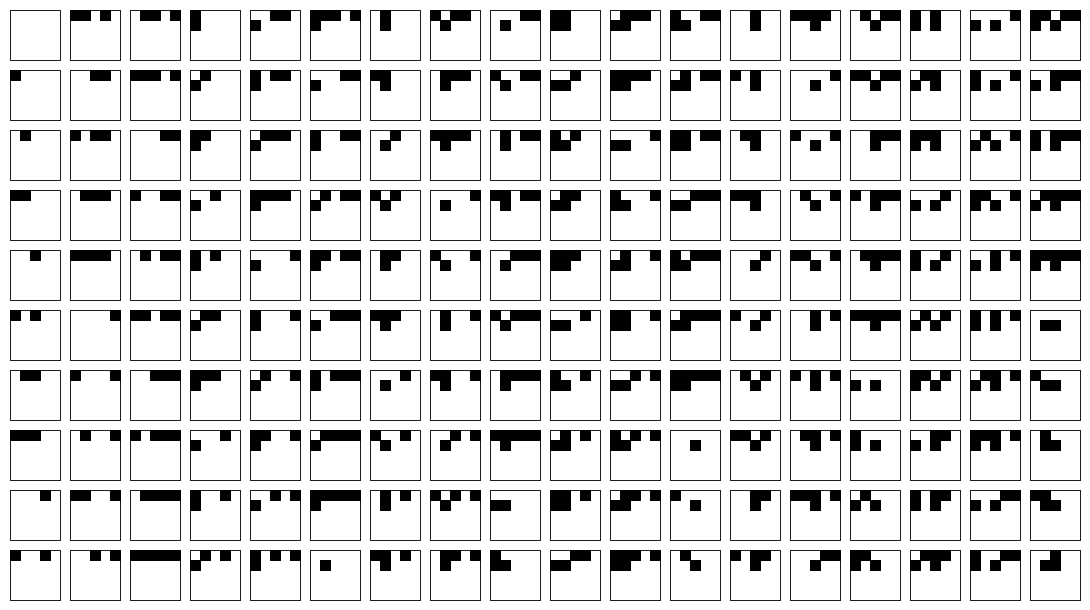
Frame 1 (no input)
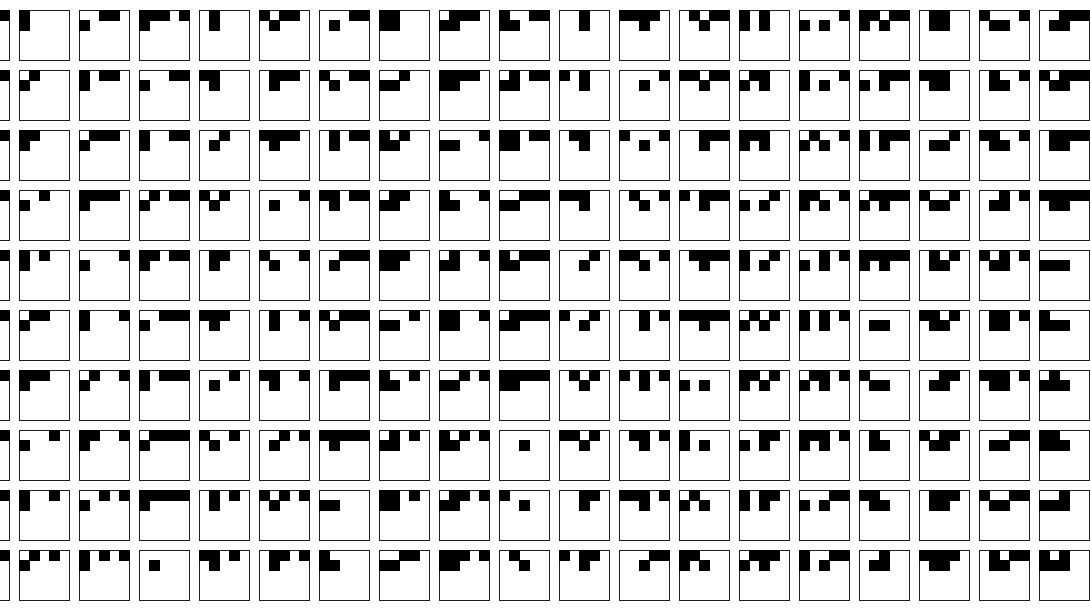
Frame 60 (the mouse pressed at the canvas centre just before this capture)
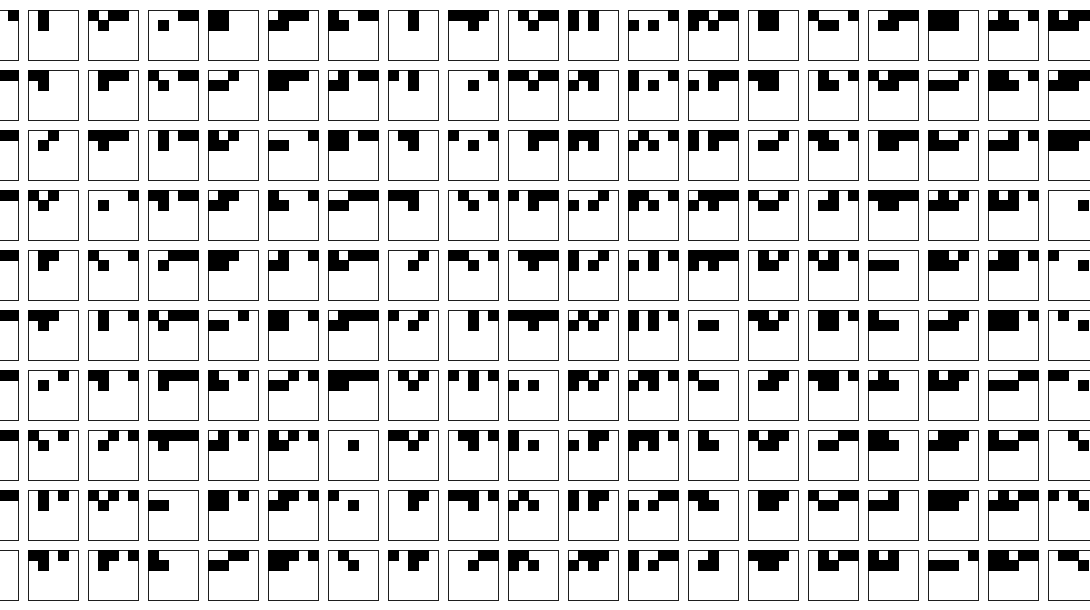
Frame 120 (the mouse held since frame 60 and released just before this capture)

The Processing sketch that drew these frames (run headless with seeded random() and noise(); from frame 60 on, the mouse is pressed at the canvas centre):

// Processing sketch: processing_117679
// ── processing_117679.pde

int tailleCarre = 50 ;
int nbCarre = 5;
int countMax;
int num = 0;
int xDecalage = 3, posX = 0;
int dimX , dimY;
int marge = 10;

void setup()
{
  size(1090,610);
  smooth();
  background(255);
  //nombre de carres par lignes et par colonnes
  dimX = (width-marge) / (tailleCarre + marge);
  dimY = (height-marge) / (tailleCarre + marge);
  countMax = int(pow(2,nbCarre*nbCarre));
}

void draw()
{
  background(255);
  int n = num;
  for(int i = 0; i < dimX+1; i++)
    for(int j = 0; j < dimY+1; j ++)
    {
      fill(255);
      stroke(30);
      rect(i*(tailleCarre+marge)+ marge + posX,j*(tailleCarre+marge)+marge,tailleCarre, tailleCarre);
      Carre c = new Carre(n,5);
      c.draw(tailleCarre,(i*tailleCarre)+(i+1)*marge+posX,(j*tailleCarre)+(j+1)*marge);
      n++;
    }
    
   posX = posX - xDecalage;
   if(abs(posX) > tailleCarre+marge+1)
   {
     num = num + dimY + 1  ; 
     if(num > countMax)
       num = 0 ; //:D
     posX = 0 ;
   }
     
   
}
class Carre
{
  int dim;
  int numCarre;
  int[][] matrice;
 
  Carre(int numCarre, int _dim)
  {
    dim = _dim;
    
    matrice = new int [dim][dim];
    for(int i=0; i <dim; i++)
      for(int j=0; j < dim; j++)
        matrice[i][j] = 0 ;
        
    int num = numCarre ;
    int i = 0, j=0;
    
    while(num > 0)
    {
      
      if(num%2 == 1)
      {
        matrice[i][j] = 1 ;
      }
      else
      {
        matrice[i][j] = 0 ;
      }
      
      num = int(num / 2) ;
      //println("Num: " + num);
      i = i + 1 ;
      if(i==dim)
      {
        j = j + 1 ;
        i = 0;
        if(j > dim)
          break;
      }     
    }
  }
  
  void draw(int taille, int xOrig, int yOrig)
  {
    int len = taille / dim;
    for(int i=0; i <dim; i++)
      for(int j=0; j < dim; j++)
        if(matrice[i][j]==1)
        {
          stroke(0);
          fill(0);
          rect(xOrig+(len*i),yOrig+(len*j),len,len);
        }
  }
}
